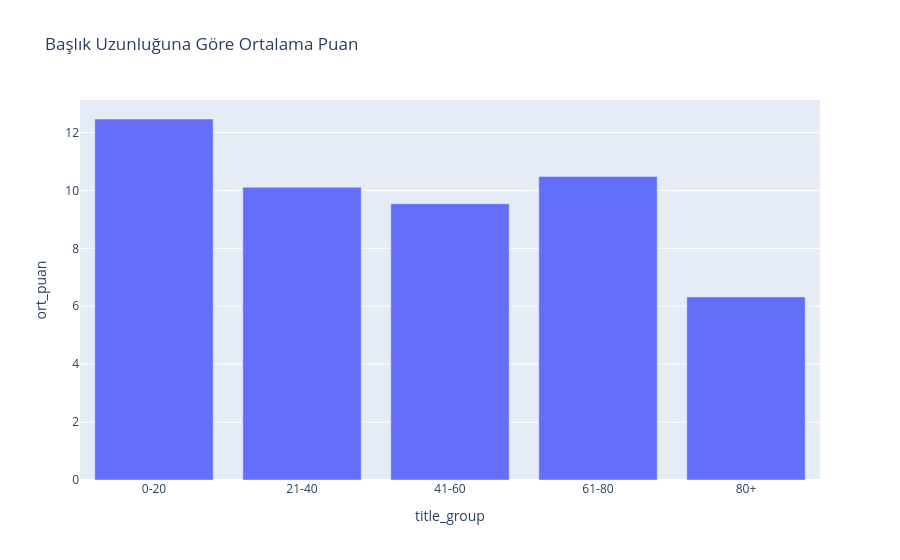

Notebook source saved alongside this figure:
### Code cell
fig = px.bar(
    title_group_analysis,
    x="title_group",
    y="ort_puan",
    title="Başlık Uzunluğuna Göre Ortalama Puan"
)

fig.show()

### Figure 1 — Plotly figure (JSON) as saved in the notebook; plotly's stock layout.template omitted (floating-point values rounded to 4 significant figures)
{"data": [{"hovertemplate": "title_group=%{x}<br>ort_puan=%{y}<extra></extra>", "legendgroup": "", "marker": {"color": "#636efa", "pattern": {"shape": ""}}, "name": "", "orientation": "v", "showlegend": false, "textposition": "auto", "type": "bar", "x": ["0-20", "21-40", "41-60", "61-80", "80+"], "xaxis": "x", "y": [12.47, 10.11, 9.543, 10.49, 6.322], "yaxis": "y"}], "layout": {"autosize": true, "barmode": "relative", "legend": {"tracegroupgap": 0}, "title": {"text": "Başlık Uzunluğuna Göre Ortalama Puan"}, "xaxis": {"anchor": "y", "autorange": true, "domain": [0, 1], "range": [-0.5, 4.5], "title": {"text": "title_group"}, "type": "category"}, "yaxis": {"anchor": "x", "autorange": true, "domain": [0, 1], "range": [0, 13.12], "title": {"text": "ort_puan"}, "type": "linear"}}}
